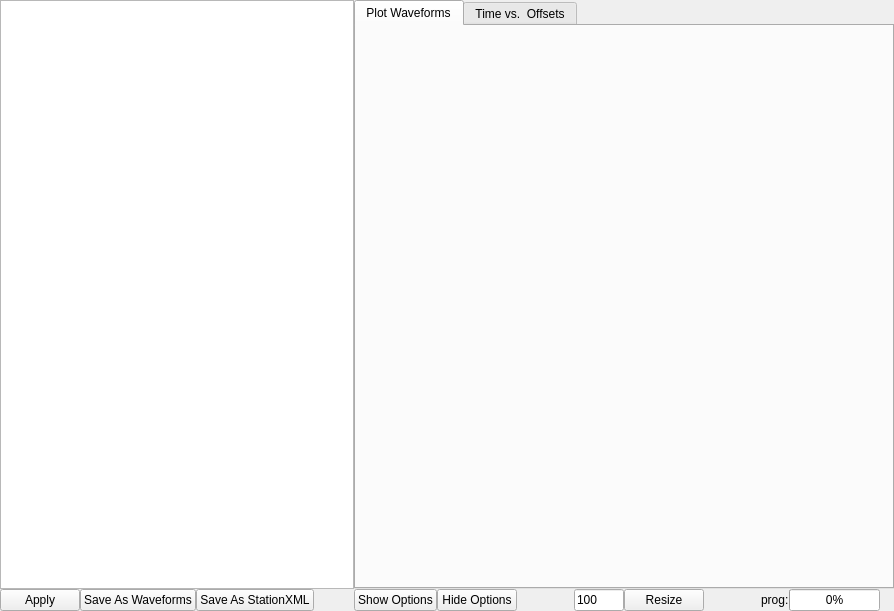
<?xml version="1.0" encoding="UTF-8"?>
<ui version="4.0">
 <class>load_data_waveforms</class>
 <widget class="QWidget" name="load_data_waveforms">
  <property name="geometry">
   <rect>
    <x>0</x>
    <y>0</y>
    <width>894</width>
    <height>611</height>
   </rect>
  </property>
  <property name="windowTitle">
   <string>Form</string>
  </property>
  <layout class="QHBoxLayout" name="horizontalLayout_3">
   <property name="spacing">
    <number>0</number>
   </property>
   <property name="leftMargin">
    <number>0</number>
   </property>
   <property name="topMargin">
    <number>0</number>
   </property>
   <property name="rightMargin">
    <number>0</number>
   </property>
   <property name="bottomMargin">
    <number>0</number>
   </property>
   <item>
    <widget class="QWidget" name="wid_options" native="true">
     <property name="sizePolicy">
      <sizepolicy hsizetype="Minimum" vsizetype="Preferred">
       <horstretch>0</horstretch>
       <verstretch>0</verstretch>
      </sizepolicy>
     </property>
     <property name="maximumSize">
      <size>
       <width>400</width>
       <height>16777215</height>
      </size>
     </property>
     <layout class="QVBoxLayout" name="verticalLayout">
      <property name="spacing">
       <number>0</number>
      </property>
      <property name="leftMargin">
       <number>0</number>
      </property>
      <property name="topMargin">
       <number>0</number>
      </property>
      <property name="rightMargin">
       <number>0</number>
      </property>
      <property name="bottomMargin">
       <number>0</number>
      </property>
      <item>
       <widget class="TreeWaveforms" name="tree_main">
        <property name="sizePolicy">
         <sizepolicy hsizetype="Preferred" vsizetype="Expanding">
          <horstretch>0</horstretch>
          <verstretch>0</verstretch>
         </sizepolicy>
        </property>
        <property name="minimumSize">
         <size>
          <width>350</width>
          <height>0</height>
         </size>
        </property>
       </widget>
      </item>
      <item>
       <layout class="QHBoxLayout" name="horizontalLayout">
        <property name="spacing">
         <number>0</number>
        </property>
        <item>
         <widget class="QPushButton" name="btn_apply">
          <property name="maximumSize">
           <size>
            <width>100</width>
            <height>16777215</height>
           </size>
          </property>
          <property name="text">
           <string>Apply</string>
          </property>
         </widget>
        </item>
        <item>
         <widget class="QPushButton" name="btn_saveas_waveforms">
          <property name="text">
           <string>Save As Waveforms</string>
          </property>
         </widget>
        </item>
        <item>
         <widget class="QPushButton" name="btn_saveas_stationxml">
          <property name="text">
           <string>Save As StationXML</string>
          </property>
         </widget>
        </item>
        <item>
         <spacer name="horizontalSpacer">
          <property name="orientation">
           <enum>Qt::Horizontal</enum>
          </property>
          <property name="sizeType">
           <enum>QSizePolicy::Preferred</enum>
          </property>
          <property name="sizeHint" stdset="0">
           <size>
            <width>40</width>
            <height>20</height>
           </size>
          </property>
         </spacer>
        </item>
       </layout>
      </item>
     </layout>
    </widget>
   </item>
   <item>
    <layout class="QVBoxLayout" name="verticalLayout_5">
     <property name="spacing">
      <number>0</number>
     </property>
     <item>
      <widget class="QTabWidget" name="tab_main">
       <property name="currentIndex">
        <number>0</number>
       </property>
       <widget class="QWidget" name="tab_main_waveplots">
        <attribute name="title">
         <string>Plot Waveforms</string>
        </attribute>
        <layout class="QVBoxLayout" name="verticalLayout_3">
         <property name="spacing">
          <number>0</number>
         </property>
         <property name="leftMargin">
          <number>0</number>
         </property>
         <property name="topMargin">
          <number>0</number>
         </property>
         <property name="rightMargin">
          <number>0</number>
         </property>
         <property name="bottomMargin">
          <number>0</number>
         </property>
         <item>
          <widget class="PlotWaveforms" name="tab_waveplots" native="true">
           <property name="sizePolicy">
            <sizepolicy hsizetype="Preferred" vsizetype="Expanding">
             <horstretch>0</horstretch>
             <verstretch>0</verstretch>
            </sizepolicy>
           </property>
           <property name="minimumSize">
            <size>
             <width>0</width>
             <height>0</height>
            </size>
           </property>
           <property name="baseSize">
            <size>
             <width>0</width>
             <height>0</height>
            </size>
           </property>
          </widget>
         </item>
        </layout>
       </widget>
       <widget class="MplCanvasBaseWithToolbar" name="tab_time_offsets">
        <attribute name="title">
         <string>Time vs.  Offsets</string>
        </attribute>
       </widget>
      </widget>
     </item>
     <item>
      <layout class="QHBoxLayout" name="horizontalLayout_2">
       <property name="spacing">
        <number>0</number>
       </property>
       <item>
        <widget class="QPushButton" name="btn_show_options">
         <property name="text">
          <string>Show Options</string>
         </property>
        </widget>
       </item>
       <item>
        <widget class="QPushButton" name="btn_hide_options">
         <property name="text">
          <string>Hide Options</string>
         </property>
        </widget>
       </item>
       <item>
        <spacer name="horizontalSpacer_2">
         <property name="orientation">
          <enum>Qt::Horizontal</enum>
         </property>
         <property name="sizeHint" stdset="0">
          <size>
           <width>40</width>
           <height>20</height>
          </size>
         </property>
        </spacer>
       </item>
       <item>
        <widget class="QLineEdit" name="text_resize">
         <property name="maximumSize">
          <size>
           <width>50</width>
           <height>16777215</height>
          </size>
         </property>
         <property name="text">
          <string>100</string>
         </property>
        </widget>
       </item>
       <item>
        <widget class="QPushButton" name="btn_resize">
         <property name="text">
          <string>Resize</string>
         </property>
        </widget>
       </item>
       <item>
        <spacer name="horizontalSpacer_4">
         <property name="orientation">
          <enum>Qt::Horizontal</enum>
         </property>
         <property name="sizeHint" stdset="0">
          <size>
           <width>40</width>
           <height>20</height>
          </size>
         </property>
        </spacer>
       </item>
       <item>
        <widget class="QLabel" name="label_2">
         <property name="text">
          <string>prog:</string>
         </property>
        </widget>
       </item>
       <item>
        <widget class="QProgressBar" name="pbar_apply">
         <property name="value">
          <number>0</number>
         </property>
        </widget>
       </item>
       <item>
        <widget class="QLabel" name="label">
         <property name="text">
          <string>    </string>
         </property>
        </widget>
       </item>
      </layout>
     </item>
    </layout>
   </item>
  </layout>
 </widget>
 <customwidgets>
  <customwidget>
   <class>MplCanvasBaseWithToolbar</class>
   <extends>QWidget</extends>
   <header>widgets.mplcanvas</header>
   <container>1</container>
  </customwidget>
  <customwidget>
   <class>TreeWaveforms</class>
   <extends>QTreeView</extends>
   <header>widgets.treewaveforms</header>
  </customwidget>
  <customwidget>
   <class>PlotWaveforms</class>
   <extends>QWidget</extends>
   <header>widgets.plotwaveforms</header>
   <container>1</container>
  </customwidget>
 </customwidgets>
 <resources/>
 <connections>
  <connection>
   <sender>btn_apply</sender>
   <signal>clicked()</signal>
   <receiver>load_data_waveforms</receiver>
   <slot>_on_btn_apply_clicked()</slot>
   <hints>
    <hint type="sourcelabel">
     <x>50</x>
     <y>499</y>
    </hint>
    <hint type="destinationlabel">
     <x>384</x>
     <y>258</y>
    </hint>
   </hints>
  </connection>
  <connection>
   <sender>btn_saveas_waveforms</sender>
   <signal>clicked()</signal>
   <receiver>load_data_waveforms</receiver>
   <slot>_on_btn_saveas_waveforms_clicked()</slot>
   <hints>
    <hint type="sourcelabel">
     <x>162</x>
     <y>499</y>
    </hint>
    <hint type="destinationlabel">
     <x>384</x>
     <y>258</y>
    </hint>
   </hints>
  </connection>
  <connection>
   <sender>btn_saveas_stationxml</sender>
   <signal>clicked()</signal>
   <receiver>load_data_waveforms</receiver>
   <slot>_on_btn_saveas_stationxml_clicked()</slot>
   <hints>
    <hint type="sourcelabel">
     <x>302</x>
     <y>593</y>
    </hint>
    <hint type="destinationlabel">
     <x>434</x>
     <y>305</y>
    </hint>
   </hints>
  </connection>
  <connection>
   <sender>btn_show_options</sender>
   <signal>clicked()</signal>
   <receiver>wid_options</receiver>
   <slot>show()</slot>
   <hints>
    <hint type="sourcelabel">
     <x>464</x>
     <y>593</y>
    </hint>
    <hint type="destinationlabel">
     <x>199</x>
     <y>305</y>
    </hint>
   </hints>
  </connection>
  <connection>
   <sender>btn_resize</sender>
   <signal>clicked()</signal>
   <receiver>load_data_waveforms</receiver>
   <slot>_on_btn_resize_clicked()</slot>
   <hints>
    <hint type="sourcelabel">
     <x>791</x>
     <y>592</y>
    </hint>
    <hint type="destinationlabel">
     <x>434</x>
     <y>305</y>
    </hint>
   </hints>
  </connection>
  <connection>
   <sender>btn_hide_options</sender>
   <signal>clicked()</signal>
   <receiver>wid_options</receiver>
   <slot>hide()</slot>
   <hints>
    <hint type="sourcelabel">
     <x>598</x>
     <y>593</y>
    </hint>
    <hint type="destinationlabel">
     <x>199</x>
     <y>305</y>
    </hint>
   </hints>
  </connection>
 </connections>
 <slots>
  <slot>run_kernel()</slot>
  <slot>_on_btn_apply_clicked()</slot>
  <slot>_on_btn_saveas_waveforms_clicked()</slot>
  <slot>_on_btn_saveas_stationxml_clicked()</slot>
  <slot>terminate_thread()</slot>
  <slot>_on_btn_resize_clicked()</slot>
 </slots>
</ui>
